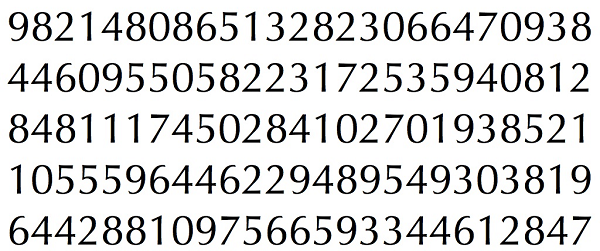
#> input picture initial_tasks/task3/data/train.png, 600 x 251 px, found by its file name
$ python training.py   (Python 2 division)   (older library calls are emulated)
#> lines starting #> are read from the running program, lines starting #| are printed output that depends on the picture; after the words box and inside, x2 and y2 are one past the last pixel; in counts of white or black regions, pixels touching at a corner belong together

import sys
import numpy as np
import cv2

im = cv2.imread('train.png')
#> im is the input picture: shape (251, 600, 3); mean B, G, R 217.5, 217.7, 217.6
im3 = im.copy()

gray = cv2.cvtColor(im, cv2.COLOR_BGR2GRAY)
blur = cv2.GaussianBlur(gray, (5, 5), 0)
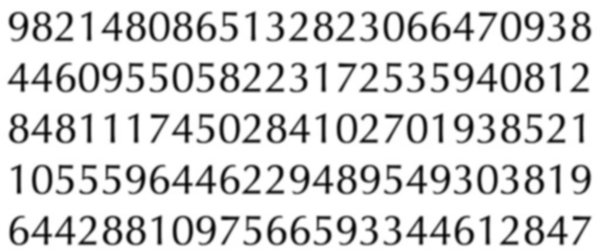
#> blur: shape (251, 600); min 4, max 255, mean 217.7
thresh = cv2.adaptiveThreshold(blur, 255, 1, 1, 11, 2)
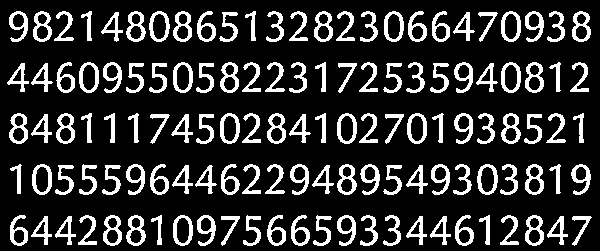
#> thresh: shape (251, 600); 18.6% white; 125 white regions

#################      Now finding Contours         ###################

image, contours, hierarchy = cv2.findContours(thresh, cv2.RETR_LIST, cv2.CHAIN_APPROX_SIMPLE)
#> contours = 208 contours; largest, box (x1, y1, x2, y2) and area: (477, 164, 498, 195) 486, (32, 164, 52, 195) 480, (173, 62, 193, 93) 480, (149, 11, 170, 42) 480, (407, 113, 427, 144) 480

samples = np.empty((0, 100), np.float32)
responses = []
keys = [i for i in range(48, 58)]

for cnt in contours:

    if cv2.contourArea(cnt) > 50:
        [x, y, w, h] = cv2.boundingRect(cnt)

        if h > 28:

            cv2.rectangle(im, (x, y), (x + w, y + h), (0, 0, 255), 2)
            roi = thresh[y:y + h, x:x + w]
            roismall = cv2.resize(roi, (10, 10))
            cv2.imshow('norm', im)
            key = cv2.waitKey(0)
            key = 48+(key-1114032)
            print key
            if key == chr(27).encode():  # (escape to quit)
                sys.exit()
            elif key in keys:
                responses.append(int(chr(key)))
                sample = roismall.reshape((1, 100))
                samples = np.append(samples, sample, 0)
#> this loop made 208 passes; (key Esc is pressed on pass 19)
#> (x, y, w, h, key) on passes 19 to 30: (572, 216, 20, 30, -1113957), (547, 216, 21, 29, -1113971), (430, 216, 21, 29, -1113952), (406, 216, 21, 29, -1113957), (221, 216, 19, 30, -1113971), (55, 216, 21, 29, -1113952), (31, 216, 21, 29, -1113957), (525, 215, 19, 31, -1113971), (500, 215, 19, 30, -1113952), (479, 215, 11, 30, -1113957), (455, 215, 19, 31, -1113971), (383, 215, 18, 31, -1113952)
#> (x, y, w, h) on passes 1 to 6: (528, 229, 13, 15), (458, 229, 13, 15), (294, 229, 13, 15), (270, 229, 13, 15), (129, 229, 14, 15), (106, 229, 13, 15)
#| -1113957
#| -1113971
#| -1113952
#| -1113957
#| -1113971
#| -1113952
#| -1113957
#| -1113971
#> (further printed lines are left out)
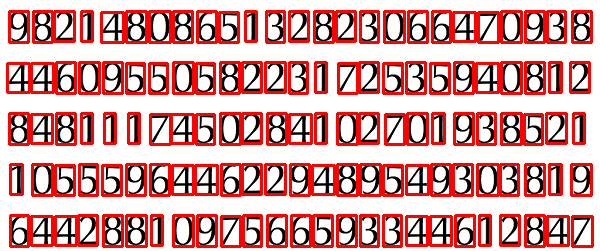
#> im: shape (251, 600, 3); mean B, G, R 162.4, 162.5, 223.2
#> after the loop, responses = []

responses = np.array(responses, np.float32)
#> responses = empty array
responses = responses.reshape((responses.size, 1))
print "training complete"

samples = np.float32(samples)
responses = np.float32(responses)

cv2.imwrite("train_result.png", im)
np.savetxt('generalsamples.data', samples)
np.savetxt('generalresponses.data', responses)

$ run again, with initial_tasks/task3/data/test.png copied over initial_tasks/task3/data/train.png
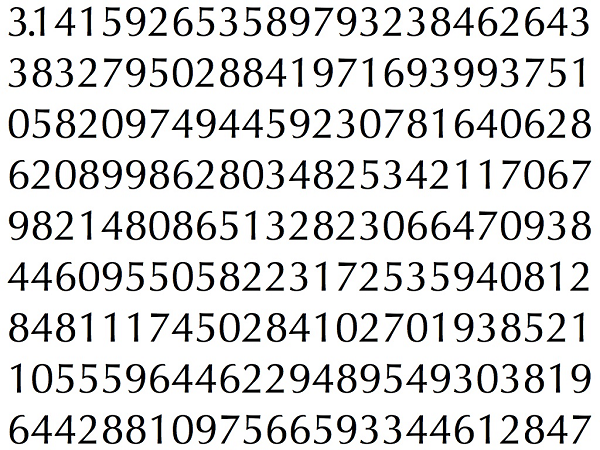
#> input picture initial_tasks/task3/data/test.png, 600 x 450 px, found by its file name
#> im is the input picture: shape (450, 600, 3); mean B, G, R 217.4, 217.6, 217.5
#> `thresh = cv2.adaptiveThreshold(blur, 255, 1, 1, 11, 2)`:
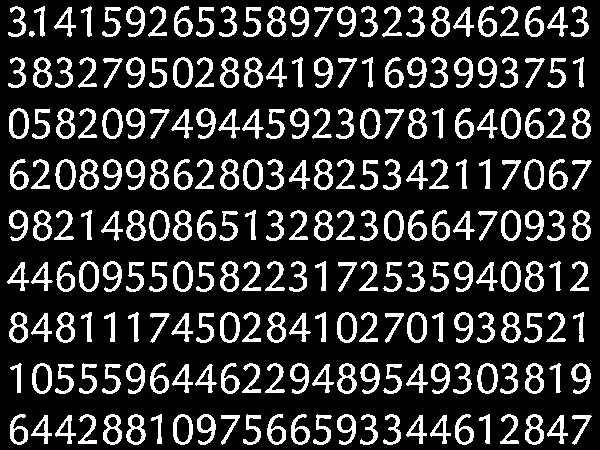
#> thresh: shape (450, 600); 18.7% white; 226 white regions
#> contours = 373 contours, 1 with area under 20; largest, box (x1, y1, x2, y2) and area: (477, 363, 498, 394) 486, (102, 108, 123, 139) 482, (9, 108, 29, 139) 482, (32, 363, 52, 394) 480, (173, 261, 193, 292) 480
#> the loop `for cnt in contours: ` made 373 passes; (key Esc is pressed on pass 19)
#> (x, y, w, h, key) on passes 19 to 26: (572, 415, 20, 30, -1113957), (547, 415, 21, 29, -1113971), (430, 415, 21, 29, -1113952), (406, 415, 21, 29, -1113957), (221, 415, 19, 30, -1113971), (55, 415, 21, 29, -1113952), (31, 415, 21, 29, -1113957), (525, 414, 19, 31, -1113971)
#> (printed output is left out)
#> after the loop `for cnt in contours:`:
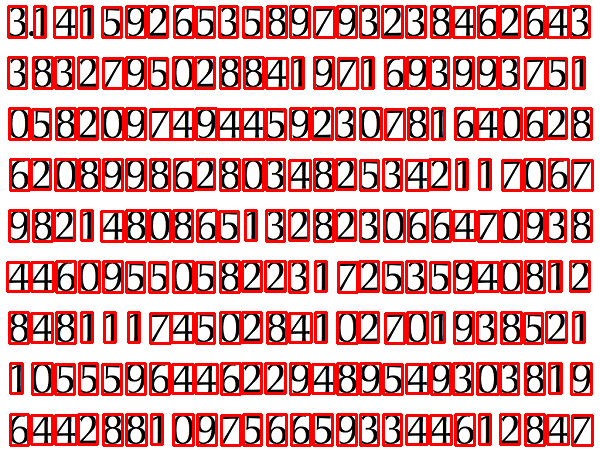
#> im: shape (450, 600, 3); mean B, G, R 161.9, 161.9, 223
#> after the loop `for cnt in contours:`: responses = []
#> `responses = np.array(responses, np.float32)`: responses = empty array
